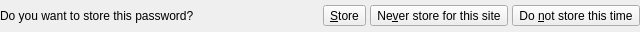
<ui version="4.0" >
 <class>StorePassBarBase</class>
 <widget class="QWidget" name="StorePassBarBase" >
  <property name="geometry" >
   <rect>
    <x>0</x>
    <y>0</y>
    <width>640</width>
    <height>32</height>
   </rect>
  </property>
  <property name="sizePolicy" >
   <sizepolicy vsizetype="Minimum" hsizetype="Maximum" >
    <horstretch>0</horstretch>
    <verstretch>0</verstretch>
   </sizepolicy>
  </property>
  <layout class="QGridLayout" name="gridLayout" >
   <property name="margin" >
    <number>0</number>
   </property>
   <property name="spacing" >
    <number>0</number>
   </property>
   <item row="0" column="0" >
    <layout class="QHBoxLayout" name="horizontalLayout" >
     <property name="spacing" >
      <number>4</number>
     </property>
     <item>
      <widget class="QLabel" name="m_label" >
       <property name="sizePolicy" >
        <sizepolicy vsizetype="Preferred" hsizetype="Maximum" >
         <horstretch>0</horstretch>
         <verstretch>0</verstretch>
        </sizepolicy>
       </property>
       <property name="text" >
        <string>Do you want to store this password?</string>
       </property>
      </widget>
     </item>
     <item>
      <spacer name="horizontalSpacer" >
       <property name="orientation" >
        <enum>Qt::Horizontal</enum>
       </property>
       <property name="sizeHint" stdset="0" >
        <size>
         <width>40</width>
         <height>20</height>
        </size>
       </property>
      </spacer>
     </item>
     <item>
      <widget class="QToolButton" name="m_store" >
       <property name="text" >
        <string>&amp;Store</string>
       </property>
       <property name="toolButtonStyle" >
        <enum>Qt::ToolButtonTextBesideIcon</enum>
       </property>
      </widget>
     </item>
     <item>
      <widget class="QToolButton" name="m_neverForThisSite" >
       <property name="text" >
        <string>Ne&amp;ver store for this site</string>
       </property>
       <property name="toolButtonStyle" >
        <enum>Qt::ToolButtonTextBesideIcon</enum>
       </property>
      </widget>
     </item>
     <item>
      <widget class="QToolButton" name="m_doNotStore" >
       <property name="text" >
        <string>Do &amp;not store this time</string>
       </property>
       <property name="toolButtonStyle" >
        <enum>Qt::ToolButtonTextBesideIcon</enum>
       </property>
      </widget>
     </item>
    </layout>
   </item>
  </layout>
 </widget>
 <resources/>
 <connections/>
</ui>
